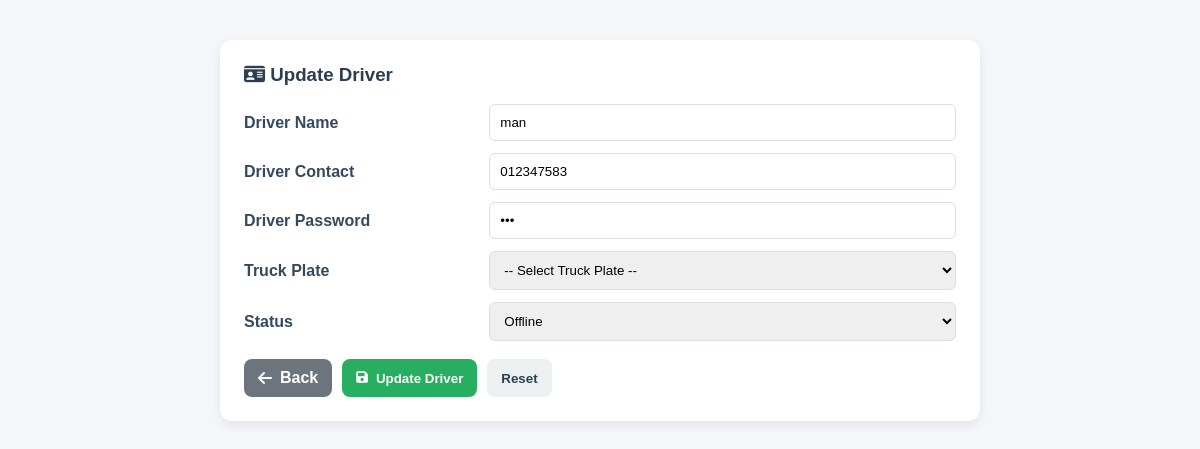
Screenshot of /driver_update.php?driver_id=DR0002 (signed in) with the database file from the repository.
### tables this page shows
CREATE TABLE `driver` (
  `driver_id` varchar(50) NOT NULL,
  `driver_name` varchar(50) NOT NULL,
  `truck_plate` varchar(20) DEFAULT NULL,
  `contact_driver` varchar(50) NOT NULL,
  `current_status` varchar(50) NOT NULL,
  `driver_pass` varchar(50) NOT NULL
);

### driver_update.php (the view, shortened to what this page needs)
<?php
include('connect.php');
if (isset($_GET['driver_id'])) {
    $driver_id = $_GET['driver_id'];
    $sql = "SELECT * FROM driver WHERE driver_id = '$driver_id'";
    $result = mysqli_query($connect, $sql);
    $driver = mysqli_fetch_assoc($result);
}
?>
<!DOCTYPE html>
<html>
<head>
    <link rel="stylesheet" href="https://cdnjs.cloudflare.com/ajax/libs/font-awesome/6.4.0/css/all.min.css">
</head>
<body>
    <div class="wrap">
        <div class="card">
            <h3><i class="fa fa-id-card"></i> Update Driver</h3>
            <form action="driver_update.php" method="post">
                <div class="grid">
                    <label>Driver Name</label>
                    <input type="text" name="driver_name" value="<?php echo $driver['driver_name']; ?>" required>
                    <label>Driver Contact</label>
                    <input type="text" name="contact_driver" value="<?php echo $driver['contact_driver']; ?>" required>
                    <label>Driver Password</label>
                    <input type="password" name="driver_pass" value="<?php echo $driver['driver_pass']; ?>" required>
                    <label>Truck Plate</label>
                    <select name="truck_plate" required>
                        <option value="">-- Select Truck Plate --</option>
                    </select>
                    <label>Status</label>
                    <select name="current_status">
                        <option value="Offline" <?php if($driver['current_status'] == "Offline") echo "selected"; ?>>Offline</option>
                    </select>
                </div>
                <div class="actions">
                    <a href="driver_list.php" class="btn btn-muted"><i class="fa fa-arrow-left"></i> Back</a>
                    <button class="btn btn-primary" type="submit"><i class="fa fa-save"></i> Update Driver</button>
                    <button class="btn btn-light" type="reset">Reset</button>
                </div>
            </form>
        </div>
    </div>
</body>
</html>

### driver_update.php (style rules this page uses)
body { margin: 0; font-family: Arial, sans-serif; background: #f4f6fa; }
.wrap { max-width: 760px; margin: 40px auto; padding: 0 16px; }
.card { background: #fff; border-radius: 12px; box-shadow: 0 4px 12px rgba(0,0,0,.08); padding: 24px; }
h3 { margin: 0 0 18px 0; color: #2c3e50; }
.grid { display: grid; grid-template-columns: 1fr 2fr; gap: 12px; align-items: center; }
label { font-weight: 600; color: #34495e; }
input, select { padding: 10px; border: 1px solid #d9dfe6; border-radius: 6px; width: 100%; box-sizing: border-box; }
.actions { margin-top: 18px; display: flex; gap: 10px; }
.btn { border: none; border-radius: 8px; padding: 10px 14px; cursor: pointer; font-weight: 600; text-decoration: none; display: inline-flex; align-items: center; gap: 8px; }
.btn-primary { background: #27ae60; color: #fff; }
.btn-muted { background: #6c757d; color: #fff; }
.btn-light { background: #ecf0f1; color: #2c3e50; }

### rows the page displays
driver: driver_name "man", contact_driver "012347583", current_status "Offline"
